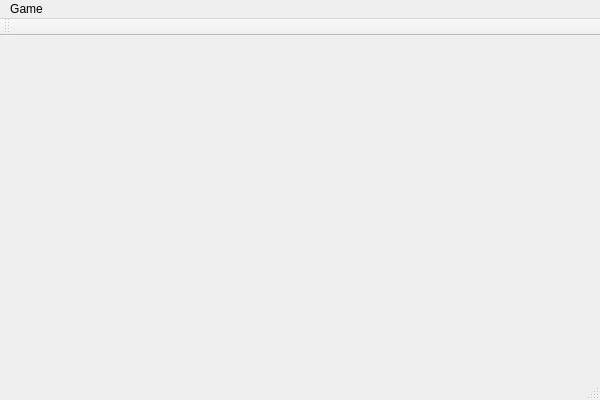
<?xml version="1.0" encoding="UTF-8"?>
<ui version="4.0">
 <class>MainWindow</class>
 <widget class="QMainWindow" name="MainWindow">
  <property name="geometry">
   <rect>
    <x>0</x>
    <y>0</y>
    <width>600</width>
    <height>400</height>
   </rect>
  </property>
  <property name="windowTitle">
   <string>Sanguosha</string>
  </property>
  <widget class="QWidget" name="centralWidget"/>
  <widget class="QMenuBar" name="menuBar">
   <property name="geometry">
    <rect>
     <x>0</x>
     <y>0</y>
     <width>600</width>
     <height>21</height>
    </rect>
   </property>
   <widget class="QMenu" name="menuGame">
    <property name="title">
     <string>Game</string>
    </property>
    <addaction name="actionStart_Game"/>
    <addaction name="actionStart_server"/>
   </widget>
   <addaction name="menuGame"/>
  </widget>
  <widget class="QToolBar" name="mainToolBar">
   <attribute name="toolBarArea">
    <enum>TopToolBarArea</enum>
   </attribute>
   <attribute name="toolBarBreak">
    <bool>false</bool>
   </attribute>
  </widget>
  <widget class="QStatusBar" name="statusBar"/>
  <action name="actionStart_Game">
   <property name="text">
    <string>Start game</string>
   </property>
   <property name="shortcut">
    <string>Alt+G</string>
   </property>
  </action>
  <action name="actionStart_server">
   <property name="text">
    <string>Start server</string>
   </property>
  </action>
 </widget>
 <layoutdefault spacing="6" margin="11"/>
 <resources/>
 <connections/>
</ui>
